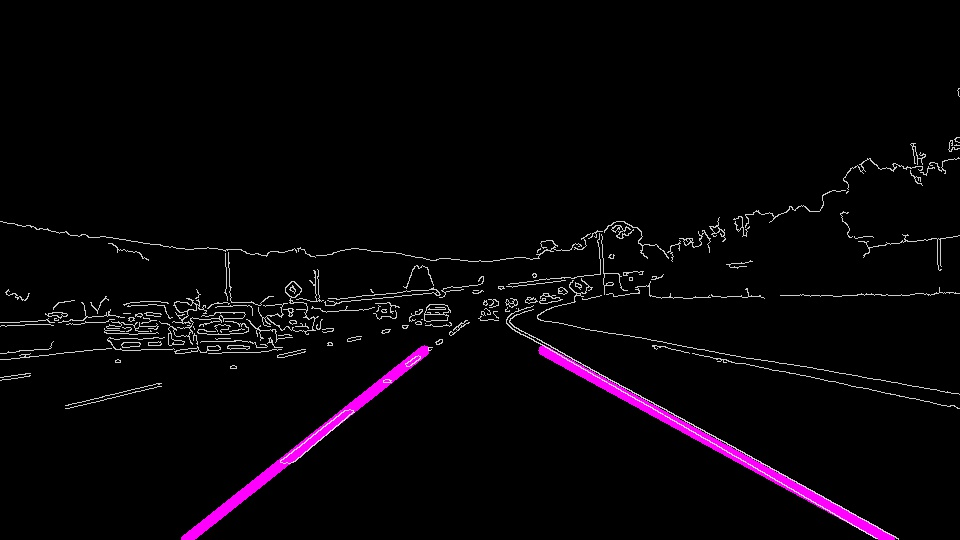
#> input picture test_images/Proccessed-solidWhiteCurve.jpg, 960 x 540 px
$ python -i hw1_v2.py   (imports and definitions only)
#> lines starting #> are read from the running program, lines starting #| are printed output that depends on the picture; after the words box and inside, x2 and y2 are one past the last pixel; in counts of white or black regions, pixels touching at a corner belong together
# -*- coding: utf-8 -*-
"""
Created on Mon Dec 10 22:57:55 2018

@author: Bob
"""

# Do relevant imports
import matplotlib.pyplot as plt
import matplotlib.image as mpimg
import numpy as np
import cv2
import os

def grayscale(img):
    """Applies the Grayscale transform
    This will return an image with only one color channel
    but NOTE: to see the returned image as grayscale
    (assuming your grayscaled image is called 'gray')
    you should call plt.imshow(gray, cmap='gray')"""
    return cv2.cvtColor(img, cv2.COLOR_RGB2GRAY)
    # Or use BGR2GRAY if you read an image with cv2.imread()
    # return cv2.cvtColor(img, cv2.COLOR_BGR2GRAY)

def canny(img, low_threshold, high_threshold):
    """Applies the Canny transform"""
    return cv2.Canny(img, low_threshold, high_threshold)

def gaussian_blur(img, kernel_size):
    """Applies a Gaussian Noise kernel"""
    return cv2.GaussianBlur(img, (kernel_size, kernel_size), 0)

def region_of_interest(img, vertices):
    """
    Applies an image mask.

    Only keeps the region of the image defined by the polygon
    formed from `vertices`. The rest of the image is set to black.
    `vertices` should be a numpy array of integer points.
    """
    #defining a blank mask to start with
    mask = np.zeros_like(img)

    #defining a 3 channel or 1 channel color to fill the mask with depending on the input image
    if len(img.shape) > 2:
        channel_count = img.shape[2]  # i.e. 3 or 4 depending on your image
        ignore_mask_color = (255,) * channel_count
    else:
        ignore_mask_color = 255

    #filling pixels inside the polygon defined by "vertices" with the fill color
    cv2.fillPoly(mask, vertices, ignore_mask_color)

    #returning the image only where mask pixels are nonzero
    masked_image = cv2.bitwise_and(img, mask)
    return masked_image


def draw_lines(img, lines, color=[255, 0, 0], thickness=2):
    """
    NOTE: this is the function you might want to use as a starting point once you want to
    average/extrapolate the line segments you detect to map out the full
    extent of the lane (going from the result shown in raw-lines-example.mp4
    to that shown in P1_example.mp4).

    Think about things like separating line segments by their
    slope ((y2-y1)/(x2-x1)) to decide which segments are part of the left
    line vs. the right line.  Then, you can average the position of each of
    the lines and extrapolate to the top and bottom of the lane.

    This function draws `lines` with `color` and `thickness`.
    Lines are drawn on the image inplace (mutates the image).
    If you want to make the lines semi-transparent, think about combining
    this function with the weighted_img() function below
    """
    for line in lines:
        for x1,y1,x2,y2 in line:
            cv2.line(img, (x1, y1), (x2, y2), color, thickness)

def hough_lines(img, rho, theta, threshold, min_line_len, max_line_gap):
    """
    `img` should be the output of a Canny transform.

    Returns an image with hough lines drawn.
    """
    lines = cv2.HoughLinesP(img, rho, theta, threshold, np.array([]), minLineLength=min_line_len, maxLineGap=max_line_gap)
    line_img = np.zeros((img.shape[0], img.shape[1], 3), dtype=np.uint8)
    draw_lines(line_img, lines)
    return line_img

# Python 3 has support for cool math symbols.

def weighted_img(img, initial_img, α=0.8, β=1., γ=0.):
    """
    `img` is the output of the hough_lines(), An image with lines drawn on it.
    Should be a blank image (all black) with lines drawn on it.

    `initial_img` should be the image before any processing.

    The result image is computed as follows:

    initial_img * α + img * β + γ
    NOTE: initial_img and img must be the same shape!
    """
    return cv2.addWeighted(initial_img, α, img, β, γ)

def draw_extend_line(extend_img,x1, y1, x2, y2):
    m =  (y2-y1) / (x2 - x1)
    bot_d = 540 - y1
    top_d = y1 - 350
    bot_x = x1 + bot_d/m;
    top_x = x1 - top_d/m;
    cv2.line(extend_img,(int(bot_x),540),(int(top_x),350),(255,0,255),10)
    return extend_img

def extend_lines(extend_img, line_img, side):
    gray_line_img = cv2.cvtColor(line_img,cv2.COLOR_RGB2GRAY)
    rows,cols=gray_line_img.shape

    # Set the range, according to its side
    if side == 0:
        col_range = range(int(cols/2))
    else:
        col_range = range(int(cols/2),cols)

    line_top = np.empty(2)
    line_bot = np.empty(2)

    max_y = 0
    min_y = 539
    max_x = 0
    min_x = 959
    top = np.empty(2)
    bot = np.empty(2)
    left = np.empty(2)
    right = np.empty(2)

    for y in range(rows):
        for x in col_range:
            if gray_line_img[y,x]>70:
                if y<min_y:
                 min_y = y
                 top[0] = x
                 top[1] = y
                if y>max_y:
                 max_y = y
                 bot[0] = x
                 bot[1] = y
                if x<min_x:
                 min_x = x
                 left[0] = x
                 left[1] = y
                if x>max_x:
                 max_x = x
                 right[0] = x
                 right[1] = y

    # Find end points, according to its side
    if side == 0:
        line_top[0] = int((top[0] + right[0])/2)
        line_top[1] = int((top[1] + right[1])/2)
        line_bot[0] = int((bot[0] + left[0])/2)
        line_bot[1] = int((bot[1] + left[1])/2)
    else:
        line_top[0] = int((top[0] + left[0])/2)
        line_top[1] = int((top[1] + left[1])/2)
        line_bot[0] = int((bot[0] + right[0])/2)
        line_bot[1] = int((bot[1] + right[1])/2)

    extend_img = draw_extend_line(extend_img, line_top[0], line_top[1], line_bot[0], line_bot[1])
    return extend_img

def process_image(image):
    # Grayscale image
    gray = grayscale(image)

    # Define a kernel size and apply Gaussian smoothing
    kernel_size = 3
    blur_gray = gaussian_blur(gray, kernel_size)

    # Define our parameters for Canny and apply
    low_threshold = 50
    high_threshold = 150
    edges = cv2.Canny(blur_gray, low_threshold, high_threshold)

    # Defining a four sided polygon to mask
    imshape = image.shape
    vertices = np.array([[(0,imshape[0]),(450, 350), (490, 350), (imshape[1],imshape[0])]], dtype=np.int32)
    masked_img = region_of_interest(edges, vertices)

    # Define the Hough transform parameters
    # Make a blank the same size as our image to draw on
    rho = 1 # distance resolution in pixels of the Hough grid
    theta = np.pi/180 # angular resolution in radians of the Hough grid
    threshold = 20     # minimum number of votes (intersections in Hough grid cell)
    min_line_length = 20 #minimum number of pixels making up a line
    max_line_gap = 20    # maximum gap in pixels between connectable line segments
    extend_image = np.copy(image)*0 # creating a blank to draw lines on

    # Run Hough on edge detected image
    line_image = hough_lines(masked_img, rho, theta, threshold, min_line_length, max_line_gap)

    # Use extend two land lines
    extend_image = extend_lines(extend_image, line_image, 0) #Extend left line
    extend_image = extend_lines(extend_image, line_image, 1) #Extend right line

    # Create a "color" binary image to combine with line image
    color_edges = np.dstack((edges, edges, edges))

    # Draw the lines on the edge image
    lines_edges = weighted_img(extend_image, color_edges)
    return lines_edges

images = os.listdir("test_images/")
# [8 lines not run here, left out]

>>> import cv2
>>> picture = cv2.cvtColor(cv2.imread('test_images/Proccessed-solidWhiteCurve.jpg'), cv2.COLOR_BGR2RGB)
>>> result = process_image(picture)
#> in gaussian_blur, `return cv2.GaussianBlur(img, (kernel_size, kernel_size), 0)`:
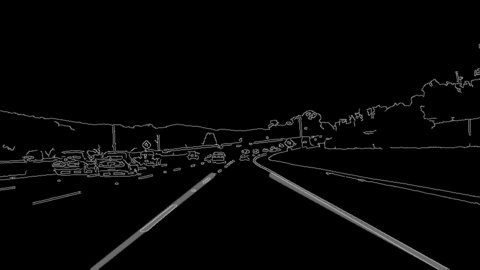
#> returned value: shape (540, 960) (shown at 1/2 size); min 0, max 178, mean 5.7
#> in process_image, `edges = cv2.Canny(blur_gray, low_threshold, high_threshold)`:
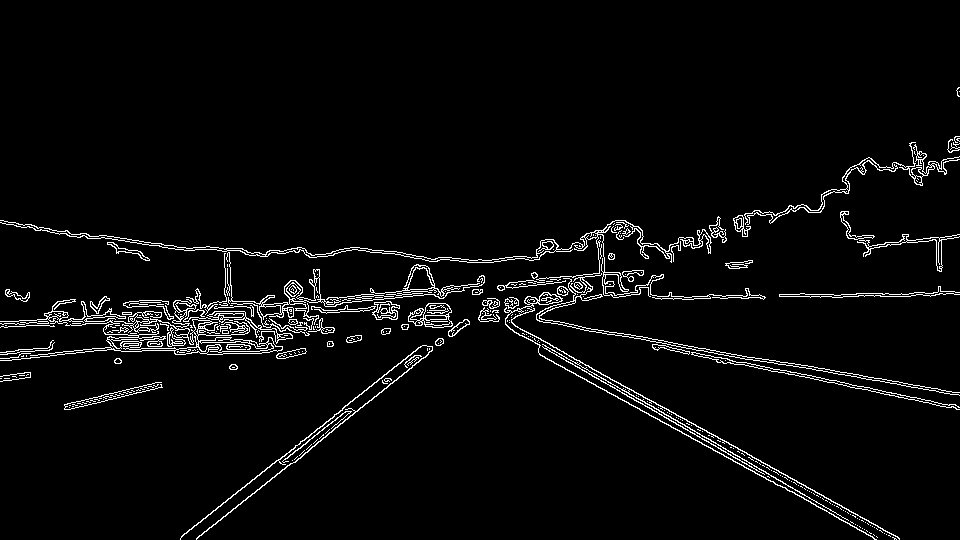
#> edges: shape (540, 960); 3.7% white in thin lines or dots, all inside (x1, y1, x2, y2) = (0, 87, 960, 540)
#> in region_of_interest, `cv2.fillPoly(mask, vertices, ignore_mask_color)`:
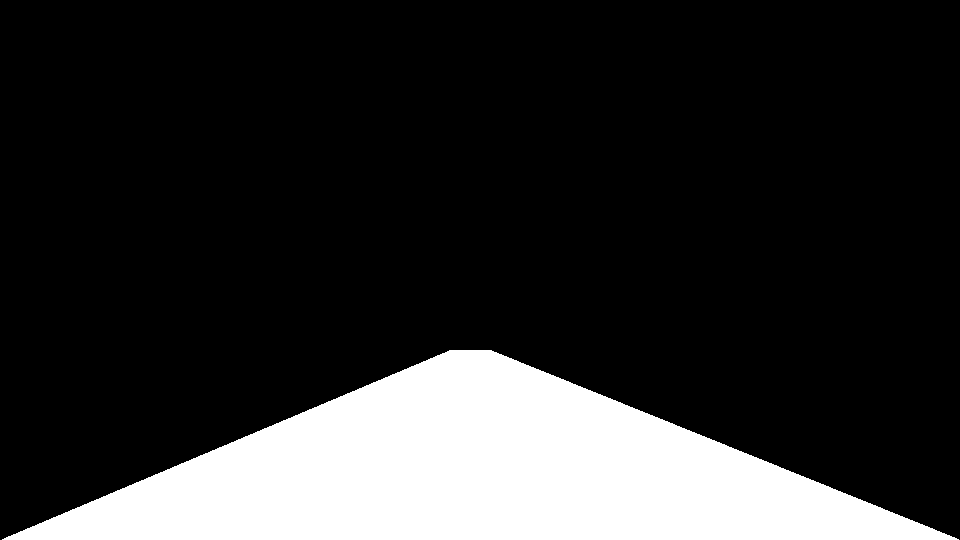
#> mask: shape (540, 960); 18.3% white; 1 white region, box (x1, y1, x2, y2) and area: (2, 350, 959, 540) 95080
#> in region_of_interest, `masked_image = cv2.bitwise_and(img, mask)`:
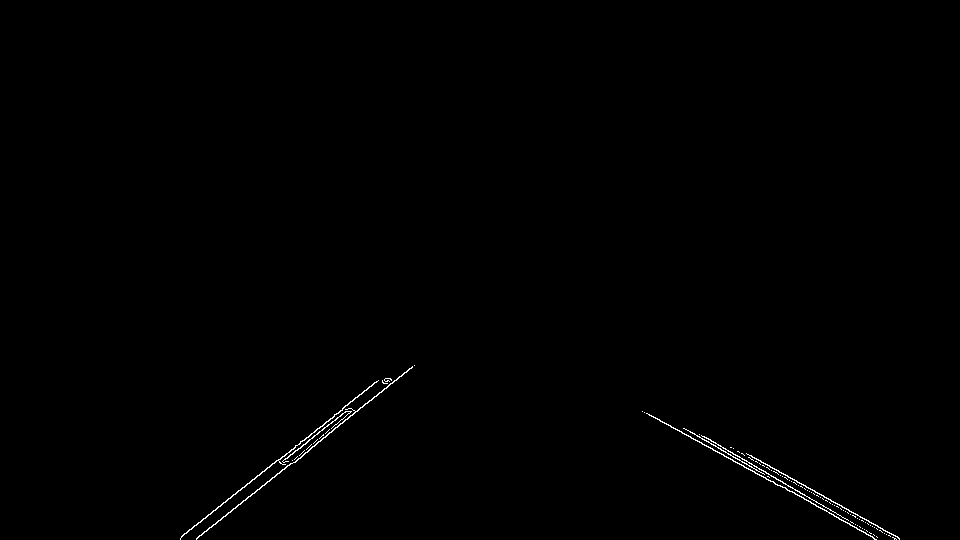
#> masked_image: shape (540, 960); 0.39% white in thin lines or dots, all inside (x1, y1, x2, y2) = (180, 365, 900, 540)
#> in hough_lines, `lines = cv2.HoughLinesP(img, rho, theta, threshold, np.array([]), minL..`: lines = 19 rows, first 6: [647, 413, 789, 491], [183, 534, 342, 409], [699, 434, 876, 536], [294, 462, 414, 365], [746, 453, 899, 538], [683, 428, 769, 477]
#> the loop in draw_lines, `for line in lines:` made 19 passes
#> in extend_lines, `gray_line_img = cv2.cvtColor(line_img,cv2.COLOR_RGB2GRAY)`:
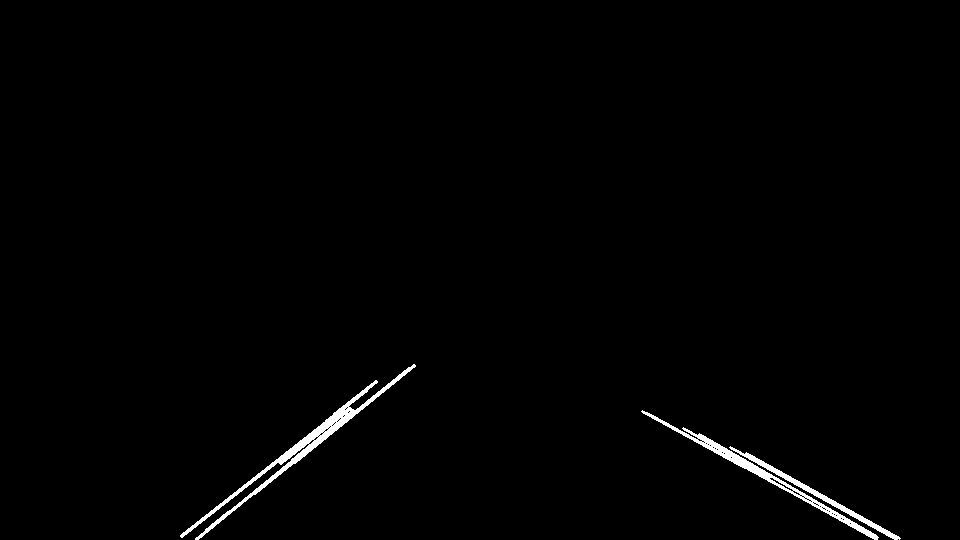
#> gray_line_img: shape (540, 960); values 0 (black) and 76 (white), 1% white; 3 white regions, box (x1, y1, x2, y2) and area: (180, 364, 416, 540) 2593, (641, 410, 879, 540) 1684, (729, 446, 901, 540) 939
#> in draw_extend_line, `m =  (y2-y1) / (x2 - x1)`: m = -0.762
#> in draw_extend_line, `bot_d = 540 - y1`: bot_d = 176
#> in draw_extend_line, `top_d = y1 - 350`: top_d = 14
#> in draw_extend_line, `bot_x = x1 + bot_d/m;`: bot_x = 183.1
#> in draw_extend_line, `top_x = x1 - top_d/m;`: top_x = 432.4
#> call 2 of draw_extend_line, with x1 = 641, y1 = 410, x2 = 887, y2 = 538
#> in draw_extend_line (call 2), `m =  (y2-y1) / (x2 - x1)`: m = 0.52
#> in draw_extend_line (call 2), `bot_d = 540 - y1`: bot_d = 130
#> in draw_extend_line (call 2), `top_d = y1 - 350`: top_d = 60
#> in draw_extend_line (call 2), `bot_x = x1 + bot_d/m;`: bot_x = 890.8
#> in draw_extend_line (call 2), `top_x = x1 - top_d/m;`: top_x = 525.7
#> in draw_extend_line (call 2), `cv2.line(extend_img,(int(bot_x),540),(int(top_x),350),(255,0,255),10)`:
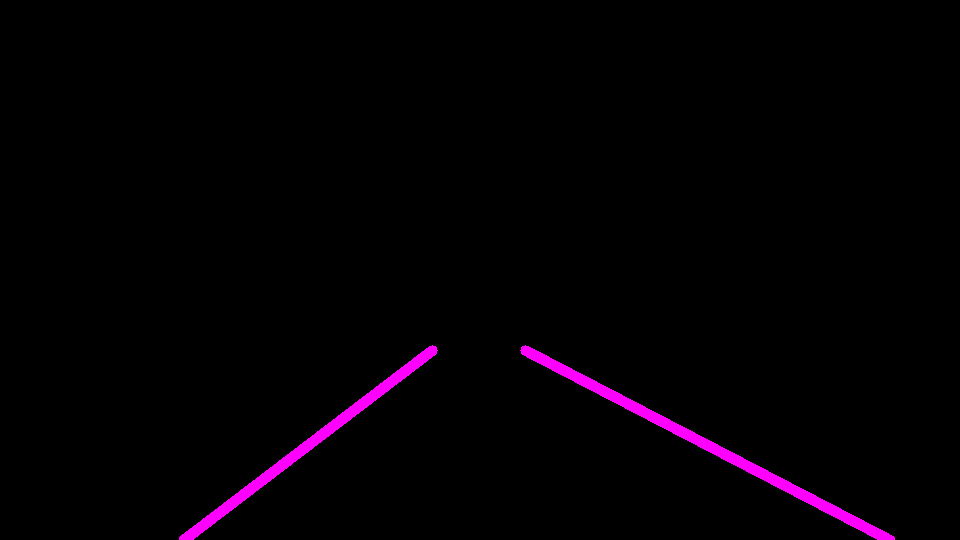
#> extend_img: shape (540, 960, 3); mean R, G, B 3.8, 0, 3.8
#> in weighted_img, `return cv2.addWeighted(initial_img, α, img, β, γ)`:
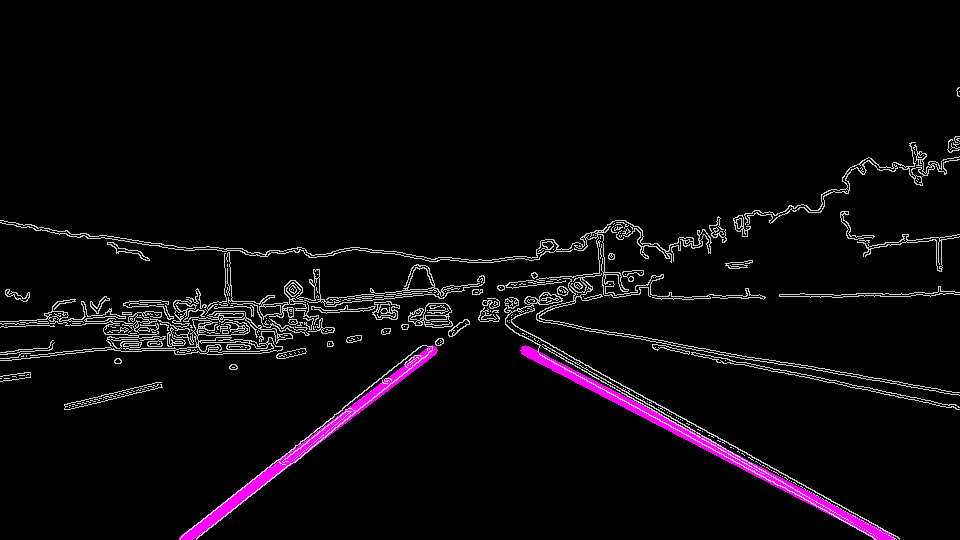
#> returned value: shape (540, 960, 3); mean of channels 0, 1, 2 10.7, 7.5, 10.7; drawn as B, G, R

$ run again, on test_images/Proccessed-solidYellowLeft.jpg
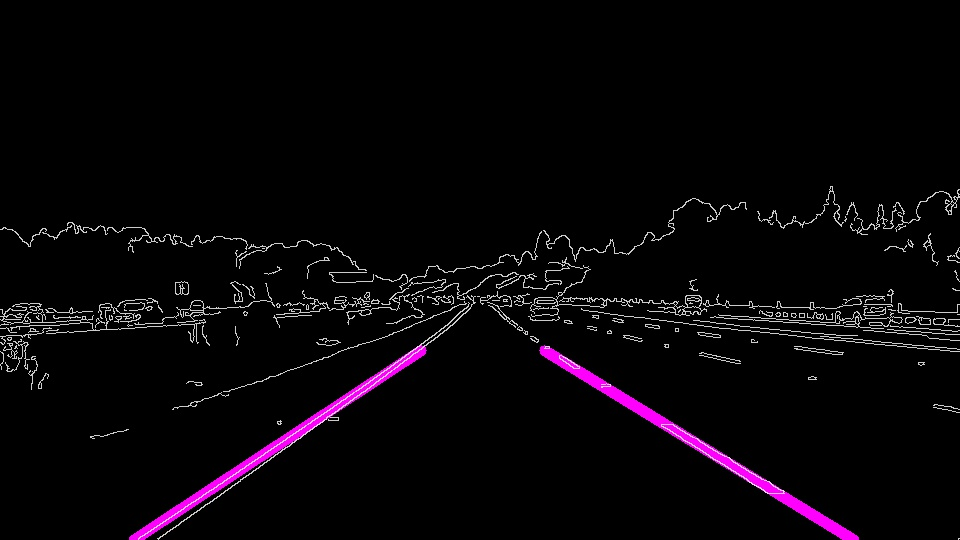
#> input picture test_images/Proccessed-solidYellowLeft.jpg, 960 x 540 px
#> in process_image, `edges = cv2.Canny(blur_gray, low_threshold, high_threshold)`:
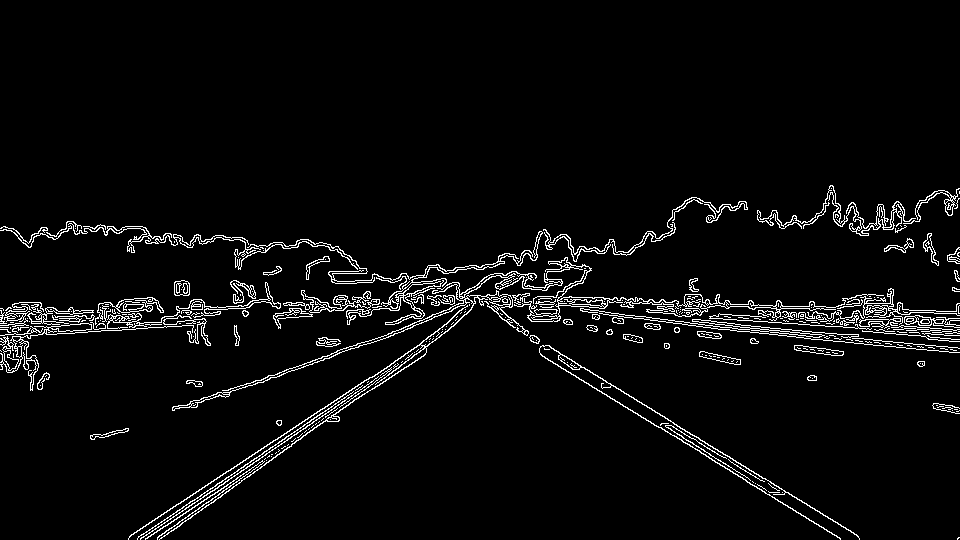
#> edges: shape (540, 960); 4.1% white in thin lines or dots, all inside (x1, y1, x2, y2) = (0, 185, 960, 540)
#> mask: shape (540, 960); 18.3% white; 1 white region, box (x1, y1, x2, y2) and area: (2, 350, 959, 540) 95080
#> masked_image: shape (540, 960); 0.54% white in thin lines or dots, all inside (x1, y1, x2, y2) = (128, 371, 958, 540)
#> extend_image: shape (540, 960, 3); every value is 0
#> lines = 30 rows, first 6: [138, 537, 357, 389], [137, 530, 345, 394], [206, 505, 386, 379], [157, 537, 266, 460], [140, 539, 334, 408], [661, 427, 840, 539]
#> the loop in draw_lines, `for line in lines:` made 30 passes
#> gray_line_img: shape (540, 960); values 0 (black) and 76 (white), 1.4% white; 2 white regions, box (x1, y1, x2, y2) and area: (128, 371, 399, 540) 4756, (609, 397, 860, 540) 2744
#> m = -0.626
#> bot_d = 169
#> top_d = 21
#> bot_x = 127.2
#> top_x = 430.5
#> extend_img: shape (540, 960, 3); mean R, G, B 4, 0, 4
#> in weighted_img, `return cv2.addWeighted(initial_img, α, img, β, γ)`:
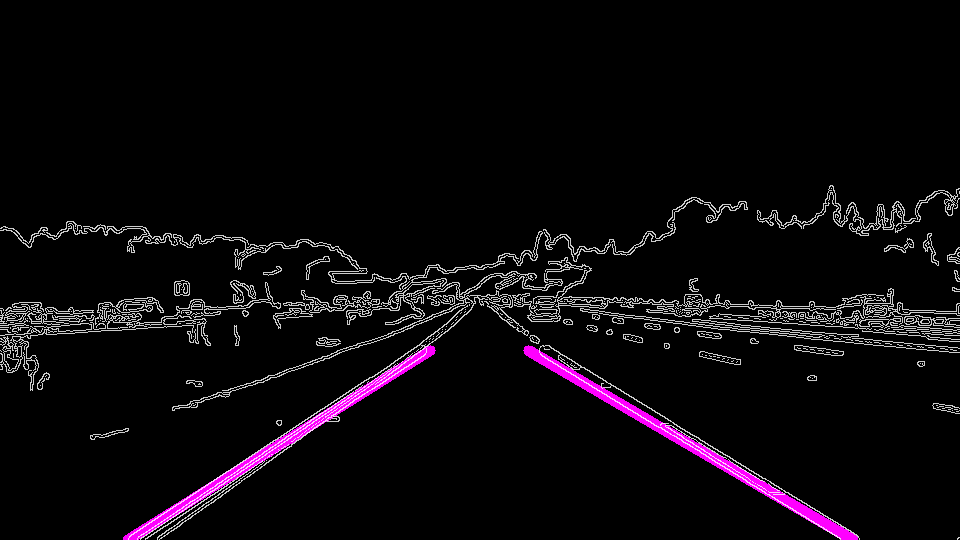
#> returned value: shape (540, 960, 3); mean of channels 0, 1, 2 11.6, 8.4, 11.6; drawn as B, G, R
